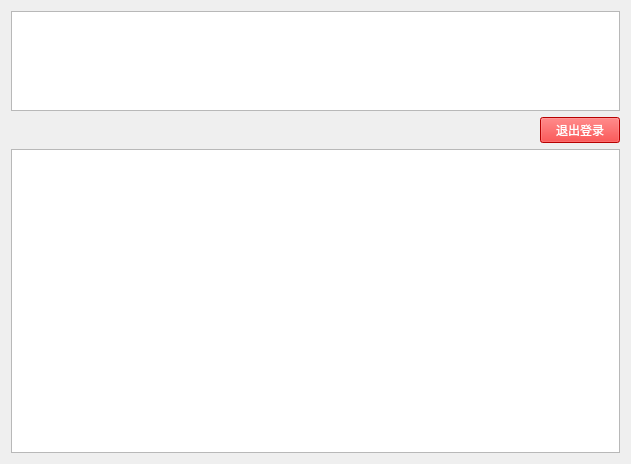
<?xml version="1.0" encoding="UTF-8"?>
<ui version="4.0">
 <class>BorrowWidget</class>
 <widget class="QWidget" name="BorrowWidget">
  <property name="geometry">
   <rect>
    <x>0</x>
    <y>0</y>
    <width>631</width>
    <height>464</height>
   </rect>
  </property>
  <property name="windowTitle">
   <string>Form</string>
  </property>
  <layout class="QVBoxLayout" name="verticalLayout">
   <item>
    <widget class="UserInfoView" name="m_userInfoView">
     <property name="sizePolicy">
      <sizepolicy hsizetype="Expanding" vsizetype="Preferred">
       <horstretch>0</horstretch>
       <verstretch>0</verstretch>
      </sizepolicy>
     </property>
     <property name="minimumSize">
      <size>
       <width>0</width>
       <height>100</height>
      </size>
     </property>
     <property name="maximumSize">
      <size>
       <width>16777215</width>
       <height>100</height>
      </size>
     </property>
    </widget>
   </item>
   <item>
    <layout class="QHBoxLayout" name="horizontalLayout">
     <item>
      <spacer name="horizontalSpacer">
       <property name="orientation">
        <enum>Qt::Horizontal</enum>
       </property>
       <property name="sizeHint" stdset="0">
        <size>
         <width>40</width>
         <height>20</height>
        </size>
       </property>
      </spacer>
     </item>
     <item>
      <widget class="QPushButton" name="m_logoutButton">
       <property name="styleSheet">
        <string notr="true">background-color: red; color: white;</string>
       </property>
       <property name="text">
        <string>退出登录</string>
       </property>
      </widget>
     </item>
    </layout>
   </item>
   <item>
    <widget class="BookInfoViewForReader" name="m_bookInfoView"/>
   </item>
  </layout>
 </widget>
 <customwidgets>
  <customwidget>
   <class>UserInfoView</class>
   <extends>QTableView</extends>
   <header>view/userinfoview.h</header>
  </customwidget>
  <customwidget>
   <class>BookInfoViewForReader</class>
   <extends>QTableView</extends>
   <header>view/bookinfoviewforreader.h</header>
  </customwidget>
 </customwidgets>
 <resources/>
 <connections/>
</ui>
